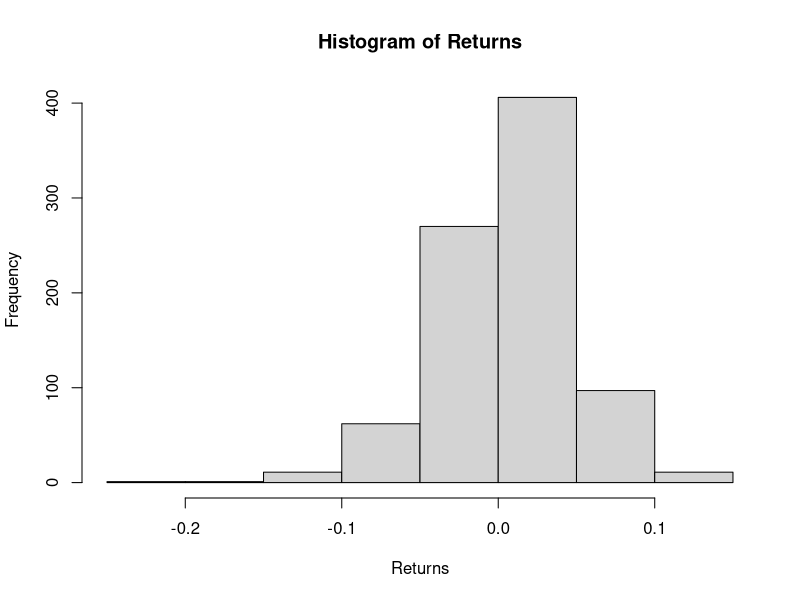
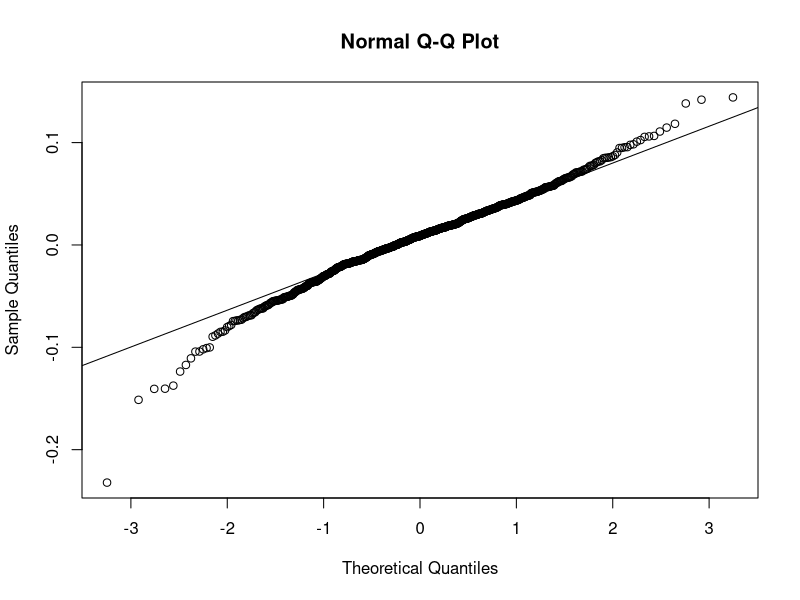
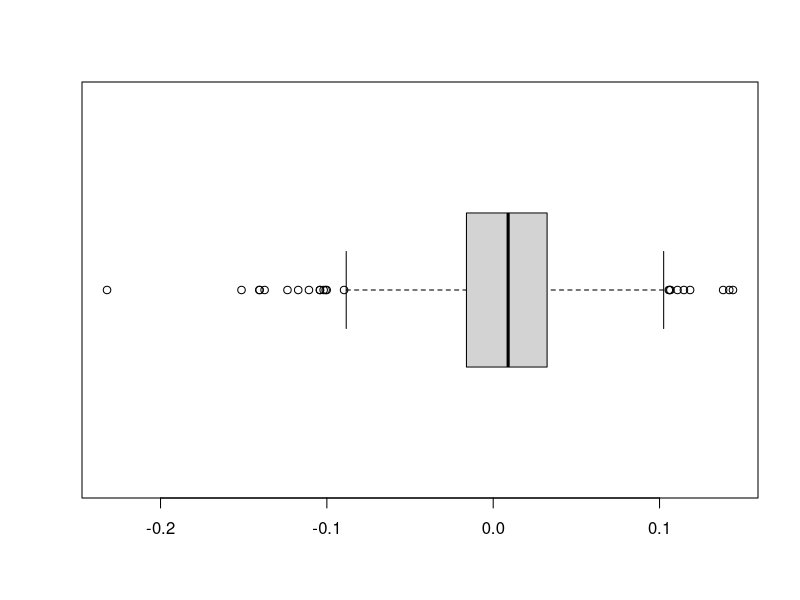
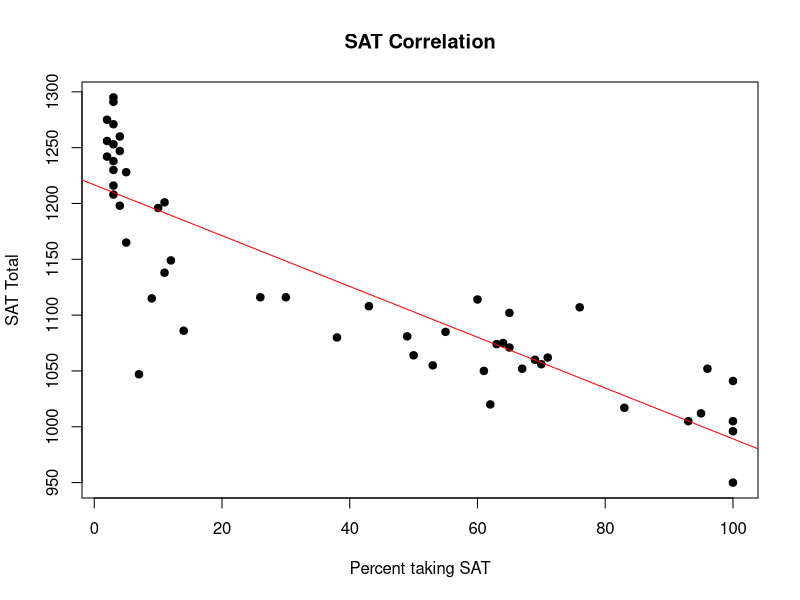
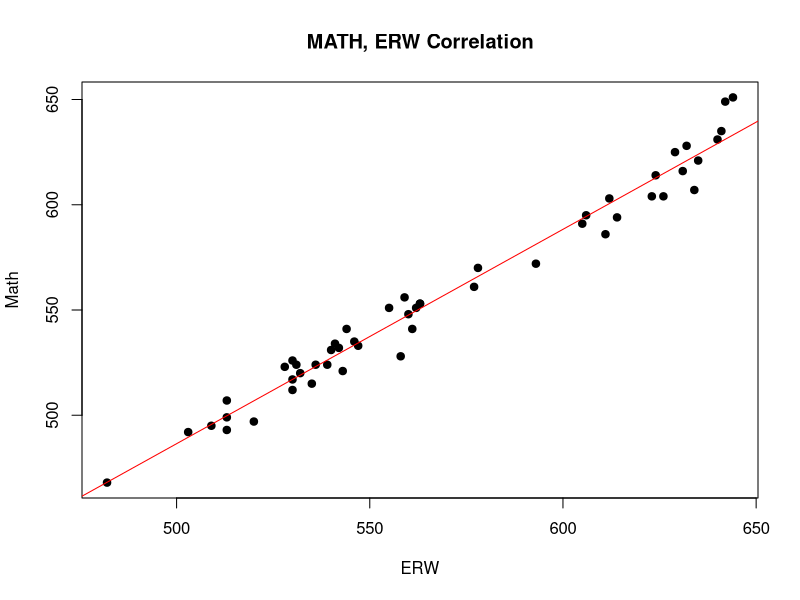
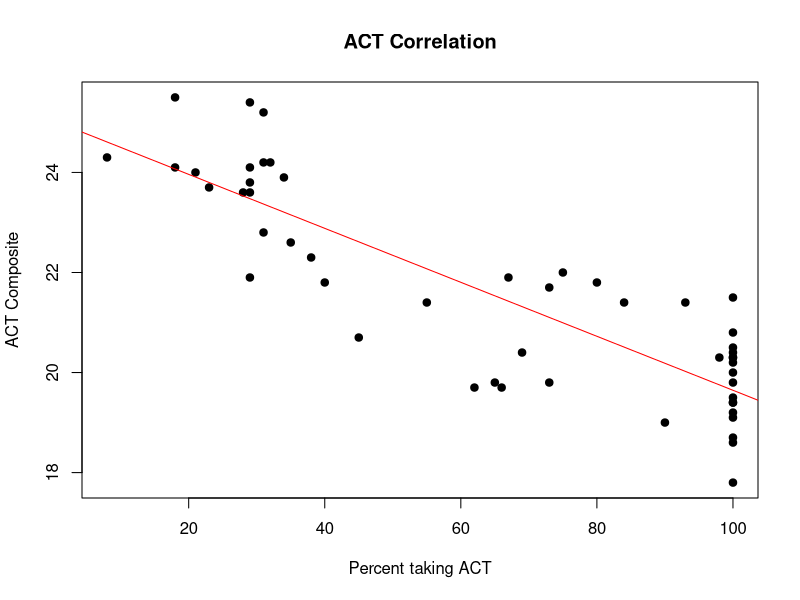

The R source for these figures, in order: (Note: this script raises an error after producing the figures.)
## Question 1
df_Carriers <- read.csv("Carriers.csv")

D_Speed <- df_Carriers$Download.Speed
U_Speed <- df_Carriers$Upload.Speed
n_rows <- nrow(df_Carriers)

## For download speeds
(d_mean <- mean(D_Speed)) # Mean
(d_median <- median(D_Speed)) # Median
(d_sd_pop <- sqrt((n_rows-1)/n_rows) * sd(D_Speed)) # Population SD
(d_sd_samp <- sd(D_Speed)) # Sample SD

## For upload speeds
(u_mean <- mean(U_Speed)) # Mean
(u_median <- median(U_Speed)) # Median
(u_sd_pop <- sqrt((n_rows-1)/n_rows) * sd(U_Speed)) # Population SD
(u_sd_samp <- sd(U_Speed)) # Sample SD

## CV
(d_sd_samp/d_mean)
(u_sd_samp/u_mean)

## The standard deviation of upload speeds is lower; however, the CV of download
## speeds is lower. So download speeds have lower relative variation. The
## conflict is due to the difference in the means. The mean for the download 
## speed is roughly 3 times the mean for the upload speed.

## CV (upload speeds) = 51.83%
## CV (download speeds) = 39.68%

## SD (upload speeds) = 5.79 Mbps
## SD(download speeds) = 12.84 Mbps

####################################
########### Question 2 ##############
####################################

### Read the file into a dataframe
Dow <- read.csv("Dow.csv")

### Clean the data
Dow$Closing.Value <- as.numeric(stringr::str_replace(Dow$Closing.Value, ",", ""))

### The average return is over a period of time and it compounds, so we use Geometric
### Mean and not the Arithmetic Mean. The first step is to convert the closing prices to
### percentage returns. Then under the pysch package, use the geometric.mean function.

### Covert the variable to a time series object
timeseries <- ts(Dow$Closing.Value, frequency = 12, start = c(1950, 1))
timeseries # Just displaying it


### Find the Returns from the Closing prices
Returns <- (timeseries/stats::lag(timeseries, -1))-1

### Calculate 1 + Returns 
Growth_Factors <- 1 + Returns
Growth_Factors ## just displaying

### Calculate the Geometric Mean
Geometric_Mean_Rate <- round(100*(psych::geometric.mean(Growth_Factors)-1), digits = 2)

Geometric_Mean_Rate ## Just displaying

sprintf("The geometric mean return is %.2f%%.", Geometric_Mean_Rate)

hist(Returns) ## Plot a histogram of returns

## The histogram looks approximately normal maybe a little left-skewed. 

### Assess normality using QQPlot
qqnorm(Returns)
qqline(Returns)

## The normal probability plot shows slight departures from the stright line towards the
## beginning and the end.

###### Empirical Rule ########

mean <- mean(Returns)

stddev <- sd(Returns)

TotalSampleSize <- length(Returns)

One_SD_Range_Lower <- mean - 1*stddev
One_SD_Range_Upper <- mean + 1*stddev

Num_Within_One_SD <- length(which(Returns >= One_SD_Range_Lower & Returns <= One_SD_Range_Upper))
Percent_Within_One_SD <- 100*(Num_Within_One_SD/TotalSampleSize)

Two_SD_Range_Lower <- mean - 2*stddev
Two_SD_Range_Upper <- mean + 2*stddev

Num_Within_Two_SD <- length(which(Returns >= Two_SD_Range_Lower & Returns <= Two_SD_Range_Upper))
Percent_Within_Two_SD <- 100*(Num_Within_Two_SD/TotalSampleSize)

Three_SD_Range_Lower <- mean - 3*stddev
Three_SD_Range_Upper <- mean + 3*stddev

Num_Within_Three_SD <- length(which(Returns >= Three_SD_Range_Lower & Returns <= Three_SD_Range_Upper))
Percent_Within_Three_SD <- 100*(Num_Within_Three_SD/TotalSampleSize)

sprintf("%.2f%% of the observations lie within 1s from the mean.", Percent_Within_One_SD)
sprintf("%.2f%% of the observations lie within 2s from the mean.", Percent_Within_Two_SD)
sprintf("%.2f%% of the observations lie within 3s from the mean.", Percent_Within_Three_SD)

## Data adhere to the Empirical Rule.

### Create a boxplot
boxplot(Returns, horizontal = TRUE)$out

### Compute quartiles
Q1 <- quantile(Returns, 0.25)
Q2 <- quantile(Returns, 0.50)
Q3 <- quantile(Returns, 0.75)
IQR <- IQR(Returns, na.rm = TRUE)

### Interpretation of Quartiles:
sprintf("25%% of the observations are below %.2f%% and 75%% are above %.2f%%.", Q1*100, Q1*100)
sprintf("50%% of the observations are below %.2f%% and 50%% are above %.2f%%.", Q2*100, Q2*100)
sprintf("75%% of the observations are below %.2f%% and 25%% are above %.2f%%.", Q3*100, Q3*100)

### Getting ready to create a new dataframe containing time periods and Returns
newMonths <- Dow$Month[-1]
newMonthsdf <- as.data.frame(newMonths)

newMonthsdf$Returns <- Returns
str(newMonthsdf)

head(newMonthsdf)

### Creating the outlier vector which will hold outliers
outliervector <- with(newMonthsdf, newMonthsdf$Outlier <- ifelse(newMonthsdf$Returns >= Q3 + 1.5*IQR | newMonthsdf$Returns <= Q1 - 1.5*IQR, "Yes", "No"))

### Add the vector to the dataframe
newMonthsdf["Outlier"] <- outliervector

newMonthsdf ## Just displating

### Creating a vector for Extreme Outliers
extremeoutliervector <- with(newMonthsdf, newMonthsdf$Outlier <- ifelse(newMonthsdf$Returns >= Q3+ 3*IQR | newMonthsdf$Returns <= Q1 - 3*IQR, "Yes", "No"))

### Adding it to the dataframe
newMonthsdf["ExtremeOutlier"] <- extremeoutliervector

### Creating a vector for Mild Outliers
mildoutliervector <- with(newMonthsdf, newMonthsdf$Outlier <- ifelse(newMonthsdf$Outlier == "Yes" & newMonthsdf$ExtremeOutlier == "No", "Yes", "No"))

### Adding it to the dataframe
newMonthsdf["MildOutlier"] <- mildoutliervector

### View the final data frame
View_Data_FINAL <- newMonthsdf

### Order the information
View_Data_FINAL[order(newMonthsdf$Outlier, decreasing = TRUE), ]

####################################
########### Question 3 ##############
####################################

SchoolPerf <- read.csv("TestScores.csv")

## Remove the % signs
SchoolPerf$Pct.taking.SAT <- as.numeric(stringr::str_replace(SchoolPerf$Pct.taking.SAT, "%", ""))
SchoolPerf$Pct.taking.ACT <- as.numeric(stringr::str_replace(SchoolPerf$Pct.taking.ACT, "%", ""))

## Part 1
plot(SchoolPerf$Pct.taking.SAT, SchoolPerf$SAT.Total, main="SAT Correlation",
     xlab="Percent taking SAT", ylab="SAT Total", pch=19)
abline(lm(SchoolPerf$SAT.Total~SchoolPerf$Pct.taking.SAT), col="red")

## Correlation
cor(SchoolPerf$Pct.taking.SAT, SchoolPerf$SAT.Total)

## Part 1 Interpretation:
## The higher the percentage taking the exam, the lower the combined score.

## Part 2
plot(SchoolPerf$SAT.ERW, SchoolPerf$SAT.Math, main="MATH, ERW Correlation",
     xlab="ERW", ylab="Math", pch=19)
abline(lm(SchoolPerf$SAT.Math~SchoolPerf$SAT.ERW), col="red")

## Correlation
cor(SchoolPerf$SAT.ERW, SchoolPerf$SAT.Math)

## Part 2 Interpretation:
## Very high correlation (across states) between math and verbal scores.

## Part 3
plot(SchoolPerf$Pct.taking.ACT, SchoolPerf$ACT.Composite, main="ACT Correlation",
     xlab="Percent taking ACT", ylab="ACT Composite", pch=19)
abline(lm(SchoolPerf$ACT.Composite~SchoolPerf$Pct.taking.ACT), col="red")

## Correlation
cor(SchoolPerf$Pct.taking.ACT, SchoolPerf$ACT.Composite)

## Part 3 Interpretation:
## Again, the higher the percentage taking the exam, the lower the combined score.

## Part 4
df <- SchoolPerf[ ,7:10]

## Create a correlation matrix
round(cor(df), 3)

## Part 4 Interpretation:
## Very high correlations (across states) between English, Math, Reading, and Science scores.

####################################
########### Question 4 ##############
####################################

MortgageRates <- read.csv("MortgageRates.csv")

Date <- lubridate::mdy(MortgageRates$Date)
Mtg_30_Year <- MortgageRates$X30.year.Rate
Mtg_15_Year <- MortgageRates$X15.year.Rate

df_MortgageRates <- data.frame(Date, Mtg_30_Year, Mtg_15_Year)

## Using ggplot

df_long <- df_MortgageRates %>%
  select(Date, Mtg_30_Year, Mtg_15_Year) %>%
  pivot_longer(-Date, names_to = "variable", values_to = "value")

# Multiple line plot
ggplot(df_long, aes(x = Date, y = value)) + 
  geom_line(aes(color = variable), size = 1) +
  scale_color_manual(values = c("red", "blue")) +
  theme_minimal() +
  xlab("Date") +
  ylab("Mortgage Rates %") +
  ggtitle("Mortgage Rates US (1991 - 2017)") + 
  theme(plot.title = element_text(hjust = 0.5))

## Using Base R
plot(Mtg_15_Year~Date, type="l" , col = "red", xlab = "Date", ylab = "Mortgage Rates")
lines(Mtg_30_Year~Date, type="l", col = "blue")
title(main = "Mortgage Rates US (1991 - 2017)")
legend("topright", legend = c("15-year mortgage", "30-year mortgage"),
       col = c("red", "blue"),
       lty = 1)

## Interpretation:
## The rates have declined gradually during this period. 
## The two rates vary together, with the 15-year rate slightly below the 30-year rate.

####################################
########### Question 5 ##############
####################################

Trans <- read.csv("SuperMarketTransactions.csv")

### Clean the data - remove the dollar signs from revenue and coerce State or Province to character
Trans$Revenue <- as.numeric(stringr::str_replace(Trans$Revenue, "\\$", ""))
Trans$State.or.Province <- as.character(Trans$State.or.Province)

## Part a
boxplot(Trans$Revenue~Trans$State.or.Province, main="Distribution of Revenue", 
        xlab="State or Province", ylab="Revenue")

## Part b
USData <- subset(Trans, Trans$Country == 'USA')

boxplot(USData$Revenue~USData$State.or.Province, main="Distribution of Revenue (USA only)", 
        xlab="State", ylab="Revenue")

## Part c
Trans %>%
  group_by(State.or.Province) %>%
  summarise(Total_Rev = sum(Revenue)) %>%
  arrange(desc(Total_Rev))

# OR

# Using apply function
(md <- tapply(Trans$Revenue, Trans$State.or.Province, sum))

x <- as.matrix(md, byrow = TRUE)
y <- as.matrix(x[order(x[ ,1], decreasing = TRUE), ])
colnames(y) <- "Total Revenue"
y

## Part d
Trans %>%
  group_by(Product.Category) %>%
  summarise(Total_Rev = sum(Revenue)) %>%
  arrange(desc(Total_Rev)) %>%
  print(n = Inf)

# OR

# Using apply function
(md1 <- tapply(Trans$Revenue, Trans$Product.Category, sum))

# Display the results in a matrix... NOT REQUIRED.
x1 <- as.matrix(md1, byrow = TRUE)
y1 <- as.matrix(x1[order(x1[ ,1], decreasing = TRUE), ])
colnames(y1) <- "Total Revenue"
y1

## Part e
Trans %>%
  group_by(State.or.Province) %>%
  summarise(freq = n()) %>%
  arrange(desc(freq))

## Part f
total_row_count <- nrow(Trans) # Storing total row count for calculations in the future parts.

Trans %>%
  filter(Children > 1) %>%
  summarise(count = n(), pct = round(100*n()/total_row_count, 2))

# OR
(length(which(Trans$Children > 1))/total_row_count*100)

## Part g
Trans %>%
  mutate(PurchaseDate1 = as.Date(Purchase.Date, format = "%m/%d/%Y")) %>%
  mutate(month = strftime(PurchaseDate1, "%m")) %>%
  mutate(year = strftime(PurchaseDate1, "%Y")) %>%
  filter((month == "01" & year == "2018") | (month == "02" & year == "2018")) %>%
  group_by(month, year) %>%
  summarise("TotalRevenue" = sum(Revenue))

## Part h
table(Trans$Product.Family, Trans$Gender)

## Part i
(sum(Trans$Homeowner == "Y" & Trans$Marital.Status == "S")/total_row_count)

# OR

Trans %>%
  filter(Homeowner == "Y" & Marital.Status == "S") %>%
  summarise(count = n(), pct = 100*n()/total_row_count)

## Part j
Trans %>%
  group_by(Gender) %>%
  summarise(count = n(), pct = 100*n()/total_row_count) %>%
  arrange(desc(Gender))

####################################
########### Question 6 ##############
####################################

df_CellPhoneMarket <- read.csv("CellphoneMarket.csv")

# Create a correlation matrix (ignore the qualitative variables)
df <- df_CellPhoneMarket[ ,c(2, 5:18)]

## Create a correlation matrix
round(cor(df), 3)

## Observations from the correlation matrix
## The first thing to note is that all of these correlations are really small 
## except for the 1's in Day Charge and Day Minutes, Evening Charge and Evening Minutes,
## Night Charge and Night Minutes, International Charge and International Minutes. 
## Each pair of Charge/Minutes variables are perfectly correlated. 
## This indicates that each charge is per minute. 
## So if you want to see what is related to churn, you don't need to look at 
## the Charge variables; it suffices to look only at the Minutes variables.

## Create a histogram of quantitative variables to examine the distributions

## Account Length
hist(df_CellPhoneMarket$Account.Length)

## Voice Mail Messages
hist(df_CellPhoneMarket$Voice.Mail.Messages)

## Day Minutes
hist(df_CellPhoneMarket$Day.Minutes)

## Day Calls
hist(df_CellPhoneMarket$Day.Calls)

## Evening Minutes
hist(df_CellPhoneMarket$Evening.Minutes)

## Evening Calls
hist(df_CellPhoneMarket$Evening.Calls)

## Night Minutes
hist(df_CellPhoneMarket$Night.Minutes)

## Night Calls
hist(df_CellPhoneMarket$Night.Calls)

## International Minutes
hist(df_CellPhoneMarket$International.Minutes)

## International Calls
hist(df_CellPhoneMarket$International.Calls)

## Customer Service Calls
hist(df_CellPhoneMarket$Customer.Service.Calls)

## Bar plot for International Plan
counts_Int_Plan <- table(df_CellPhoneMarket$International.Plan)
barplot(counts_Int_Plan, main="International Plan",
        xlab="")

## Bar plot for Voicemail Plan
counts_VM_Plan <- table(df_CellPhoneMarket$Voice.Mail.Plan)
barplot(counts_VM_Plan, main="Voicemail Plan",
        xlab="")

## Bar plot for Churn
counts_Churn <- table(df_CellPhoneMarket$Churn.)
barplot(counts_Churn, main="Churn",
        xlab="")

## Find the proportion of those who chured
counts_Churn/length(df_CellPhoneMarket$Churn.)

## About 14% of customers churned.

## Observations from Histograms/Bar plots
## All of the histograms for continuous variables are fairly symmetric and 
## bell-shaped except for the Voice Mail Messages (big spike at 0 because a lot 
## of customers don't have voice mail), International Calls (skewed to the 
## right), and Customer Service Calls (skewed to the right). 
## But they are all pretty well behaved -- no wild outliers.

## To see which variables seem to affect the churn, for the solutions, 
## you can create two-way tables of each variable against churn and 
## examined the row %.
## Here are the insights.

## 1. Account Length has virtually no effect.
## 2. Customers with an international plan are almost four times as likely to 
##    churn than those without such a plan.
## 3. Customers with a voice mail plan are about half as likely to churn as 
##    those without such a plan.
## 4. Voice Mail Message has a small effect. It's more important to know who 
##    has a voice mail plan.
## 5. Customers with quite a few day minutes are considerably more likely to churn.
## 6. Day calls doesn't seem to have much effect.
## 7. Customers with more evening minutes are more likely to churn.
## 8. Evening calls doesn't seem to have much effect.
## 9. Customers with more night minutes are slightly more likely to churn.
## 10. Night calls doesn't seem to have much effect.
## 11. Customers with more international minutes are more likely to churn.
## 12. International calls doesn't seem to have much effect.
## 13. Customers with a lot of customer service calls are much more likely to churn.

## In short, customers who use a lot of minutes or have an international plan 
## are more likely to churn. These are evidently the customers who shop around 
## for good deals. Customers with a lot of customer service calls are evidently 
## unhappy with the service. If it is financially feasible, the company could 
## sweeten the deal for heavy/international users in some way. The company 
## could also try to improve its customer service.

####################################
########### Question 7 ##############
####################################

# Create numeric vectors for the random variable and their probabilities
value <- c(-8000, 0, 15000)
prob_vector <- c(0.273, 0.545, 0.182)

# Create a probability distribution
df_prob_distr <- data.frame(value, prob_vector)
names(df_prob_distr) <- c("Value", "Probability")
df_prob_distr # Just displaying to check

# Find the expected value
Expected_Value <- round(sum(value*prob_vector), digits = 3)

Expected_Value # Just displaying

# Find the variance
var1 <- (value - Expected_Value)^2
Variance <- round(sum(var1 * prob_vector), digits = 3)

Variance # Just displaying

# Determine the standard deviation
Std_Dev <- round(sqrt(Variance), digits = 3)

Std_Dev # Display

####################################
########### Question 8 ##############
####################################

## Part a
## Let X be the number of technicians called to repair the machine.
## Since the number of visits needed to fix the machine can be at most 4,
## X takes on the values x = 1, x = 2, x = 3, x = 4, x >= 5.

prob_fix <- 0.27
prob_fail <- 1-0.27

prob_first_fix <- prob_fix
prob_second_fix <- prob_fail_fix*prob_fix # P(1st failed)*P(second fixed)
prob_third_fix <- prob_fail*prob_fail*prob_fix # P(1st failed)*P(second failed)*P(third fixed)
prob_fourth_fix <- prob_fail*prob_fail*prob_fail*prob_fix # P(1st failed)*P(second failed)*P(third failed)*P(fourth fixed)
prob_greater_than_equal_5 <- 1 - (prob_first_fix + prob_second_fix + prob_third_fix + prob_fourth_fix)

## Probability Model
no_of_tech <- c(1, 2, 3, 4)
prob_vector <- c(prob_first_fix, prob_second_fix, prob_third_fix, prob_fourth_fix)

# Create a probability distribution
df_prob_distr <- data.frame(no_of_tech, prob_vector)
names(df_prob_distr) <- c("No_of_Tech", "Probability")
df_prob_distr # Just displaying to check

# Find the expected value
Expected_Value <- round(sum(no_of_tech*prob_vector), digits = 2)
Expected_Value # Just displaying

# Find the expected amount spent on the machine if a technician can fix the 
# problem. Then find the expected amount spend on the machine if a technician 
# does not fix the problem. Add the results to determine the expected amount 
# spent on the machine.
(Expected_Value*500) + (prob_greater_than_equal_5*7500)

####################################
########### Question 9 ##############
####################################

## Part a
dbinom(10, 20, 0.40)

## Part b
pbinom(10, 20, 0.40)

## Part c
1 - pbinom(14, 20, 0.40)

####################################
########### Question 10 ##############
####################################

## Part a
## Av. no. of calls in 1 hour
av_hour <- 400/16

## Av. no. of calls in 30 min
av_30_min <- av_hour/2

## Av. no. of calls in 15 min
av_15_min <- av_30_min/2

## Part b
dpois(6, 6.25)

## Part c
dpois(0, 6.25)

## Part d
1 - ppois(1, 6.25)

####################################
########### Question 11 ##############
####################################

## Original Sampling Plan

lot_size <- 1000
n <- 50
max_defective <- 4

defect_rates <- seq(0.02, 0.18, by = 0.02)
max_defective <- 4

names(defect_rates) = seq(0.02, 0.18, by = 0.02)
names(max_defective) = c("Prob_Acceptance")

Func_Prob_Accept <- function(defect_rates, max_defective){
  round(pbinom(max_defective, n, defect_rates, lower.tail = TRUE), digits = 4)
}

x <- outer(defect_rates, max_defective, Func_Prob_Accept)

y <- as.data.frame(x)

barplot(y$Prob_Acceptance, names.arg = c(seq(0.02, 0.18, by = 0.02)), ylim = c(0, 1.0), xlab = "Fraction Defective", ylab = "Probability of acceptance", main = "Sensitivity Analysis")

### Revised Sampling Plan

lot_size <- 1000
n <- 50
max_defective <- 5

defect_rates <- seq(0.02, 0.18, by = 0.02)
max_defective <- 5

names(defect_rates) = seq(0.02, 0.18, by = 0.02)
names(max_defective) = c("Prob_Acceptance")

Func_Prob_Accept <- function(defect_rates, max_defective){
  round(pbinom(max_defective, n, defect_rates, lower.tail = TRUE), digits = 4)
}

x <- outer(defect_rates, max_defective, Func_Prob_Accept)

y <- as.data.frame(x)
yv <- as.vector((y))

barplot(yv$Prob_Acceptance, names.arg = c(seq(0.02, 0.18, by = 0.02)), ylim = c(0, 1.0), xlab = "Fraction Defective", ylab = "Probability of acceptance", main = "Sensitivity Analysis")

## Observations: 
## 1. Probability of acceptance decreases as the fraction defective increases.
## 2. With the acceptance criteria increased from four or fewer to five or fewer.
##    the probability of acceptance increases for every fraction defective.

####################################
########### Question 12 ##############
####################################

num_years <- 47
num_mtrs_day <- 3000
total_mtrs <- 365*num_years*num_mtrs_day

prob_hitting <- 2/1000000000
mean <- total_mtrs*prob_hitting

prob_at_least_one <- 1 - dpois(0, mean)

